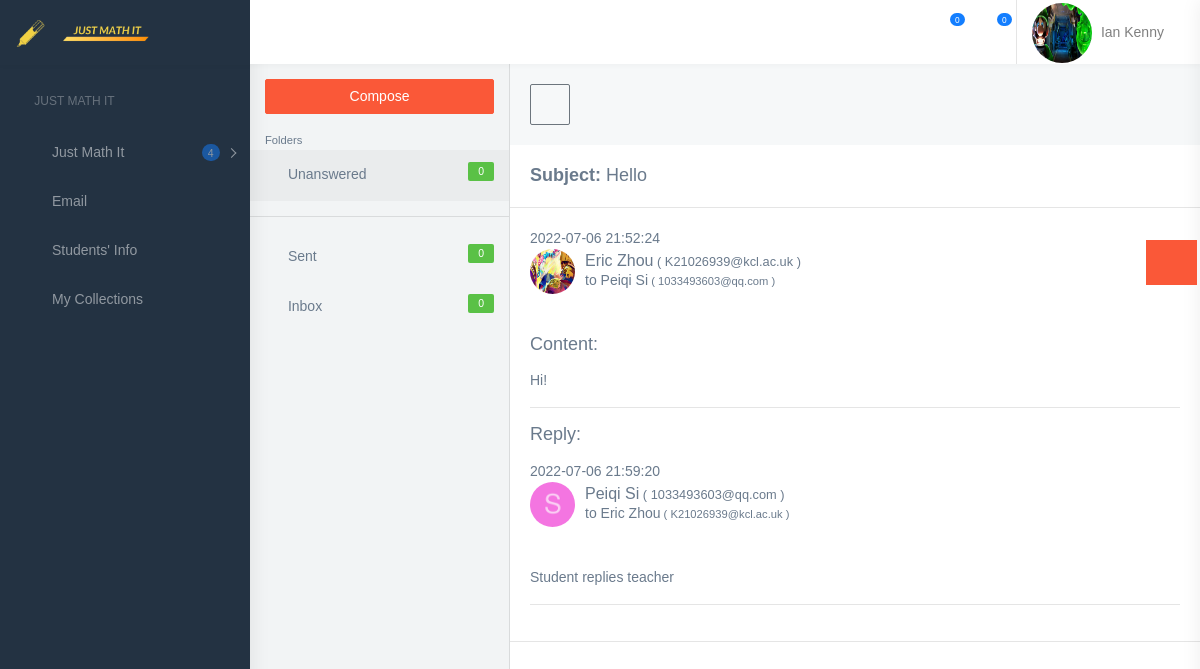
/email_detail/4 (signed in), run on the app's committed database.
### models.py (models this page shows)
class Teacher(db.Model):
    id = db.Column(db.Integer, primary_key=True)
    email = db.Column(db.String(128), index=True, unique=True)
    firstname = db.Column(db.String(128))
    lastname = db.Column(db.String(128))
    password = db.Column(db.String(128))
    phone = db.Column(db.String(128))
    school = db.Column(db.String(128))
    personal_message = db.Column(db.String(128))
    profile_photo = db.Column(db.String(128))
    badge_name = db.Column(db.String(128))
    coins = db.Column(db.Integer(), default=1000000)
    time_capsule1 = db.Column(db.Integer(), default=10)
    time_capsule2 = db.Column(db.Integer(), default=10)

class Email(db.Model):
    email_id = db.Column(db.Integer, primary_key=True)
    sender_id = db.Column(db.Integer)
    sender_type = db.Column(db.Integer)
    receiver_id = db.Column(db.Integer)
    receiver_type = db.Column(db.Integer)
    state = db.Column(db.Integer)
    subject = db.Column(db.String(128))
    content = db.Column(db.String(2560))
    reply_content = db.Column(db.String(2560))
    send_time = db.Column(db.String(128))
    reply_time = db.Column(db.String(128))
    sender_del = db.Column(db.Integer)
    receiver_del = db.Column(db.Integer)

class Student(db.Model):
    id = db.Column(db.Integer, primary_key=True)
    teacher_id = db.Column(db.Integer, db.ForeignKey('teacher.id'))
    email = db.Column(db.String(128), index=True, unique=True)
    firstname = db.Column(db.String(128))
    lastname = db.Column(db.String(128))
    dob = db.Column(db.String(128))
    password = db.Column(db.String(128))
    gender = db.Column(db.String(128))
    phone = db.Column(db.String(128))
    address = db.Column(db.String(128))
    school = db.Column(db.String(128))
    personal_message = db.Column(db.String(128))
    profile_photo = db.Column(db.String(128))
    badge_name = db.Column(db.String(128))
    coins = db.Column(db.Integer(), default=20)
    time_capsule1 = db.Column(db.Integer(), default=2)
    time_capsule2 = db.Column(db.Integer(), default=2)

### myproject.py (the view, shortened to what this page needs)
@app.route('/email_detail/<email_id>', methods=['GET', 'POST'])
def email_detail(email_id):
    from models import db
    email = session.get('EMAIL')
    name = session.get('NAME')
    if name:
        form = EmailReplyForm()
        session['NAME'] = name
        session['EMAIL'] = email
        student = Student.query.filter(Student.email == email).first()
        teacher = Teacher.query.filter(Teacher.email == email).first()
        me = ''
        if student:
            me = student
            occupation = 'Student'
            user_type = 1
        if teacher:
            me = teacher
            occupation = 'Teacher'
            user_type = 0
        me_i = open('static/images/icon/' + me.profile_photo + ".png", 'rb')
        me_img = me_i.read()
        me_img = base64.b64encode(me_img).decode('ascii')
        if me.badge_name:
            color = me.badge_name.split('_')[1]
            badge = base64.b64encode(open('static/images/badge/' + me.badge_name + ".png", 'rb').read()).decode(
                'ascii')
        else:
            color = None
            badge = None
        my_info = {
            'id': me.id,
            'email': email,
            'first_name': me.firstname,
            'last_name': me.lastname,
            'color': color,
            'badge_name': badge,
            'profile_pic': me_img,
            'user_type': user_type,
            'occupation': occupation
        }
        unanswered_list, inbox_list, sent_list = email_list(me.id, user_type)
        notifications = notification_list(me.id, user_type)
        email_ = Email.query.filter(Email.email_id == email_id).first()
        if email_.sender_type == 0:
            sender_info = Teacher.query.filter(Teacher.id == email_.sender_id).first()
            if email_.receiver_type == 1:
                receiver_info = Student.query.filter(Student.id == email_.receiver_id).first()
            else:
                receiver_info = Teacher.query.filter(Teacher.id == email_.receiver_id).first()
            email_info = {
                'sender_info': sender_info,
                'sender_img': base64.b64encode(
                    open('static/images/icon/' + sender_info.profile_photo + ".png", 'rb').read()).decode('ascii'),
                'receiver_info': receiver_info,
                'receiver_img': base64.b64encode(
                    open('static/images/icon/' + receiver_info.profile_photo + ".png", 'rb').read()).decode('ascii'),
                'email_info': email_
            }
    else:
        flash("Please sign in first")
        return redirect(url_for('signin'))
    return render_template('email_detail.html', user=my_info, skill_list=None,
                           topic_master=None, score_list=None, unit_score=None, email_info=email_info,
                           form=form,
                           unanswered_list=unanswered_list,
                           inbox_list=inbox_list, sent_list=sent_list, notifications=notifications
                           )

### myproject.py (called while the page is built, shortened)
@app.after_request
def add_header(r):
    r.headers["Cache-Control"] = "no-cache, no-store, must-revalidate"
    r.headers["Pragma"] = "no-cache"
    r.headers["Expires"] = "0"
    r.headers['Cache-Control'] = 'public, max-age=0'
    return r

def email_list(me_id, me_type):
    unanswered_list = []
    unanswered_emails = Email.query.filter(Email.receiver_id == me_id, Email.receiver_type == me_type,
                                Email.state == 0, Email.receiver_del == 0).all()
    inbox_list = []
    inbox_emails = Email.query.filter(Email.receiver_id == me_id, Email.receiver_type == me_type,
                                      Email.state == 1, Email.receiver_del == 0).all()
    inbox_emails = Email.query.filter(Email.sender_id == me_id, Email.sender_type == me_type,
                                      Email.state == 1, Email.sender_del == 0).all()
    sent_list = []
    sent_emails = Email.query.filter(Email.sender_id == me_id, Email.sender_type == me_type, Email.sender_del == 0).all()
    return unanswered_list, inbox_list, sent_list

def notification_list(me_id, me_type):
    notifications = []
    follow_list = Follow.query.filter(Follow.follower_id == me_id, Follow.follower_type == me_type).all()
    return notifications

### templates/email_detail.html (shortened to what this page needs)
{% extends "profile_base.html" %}
{% block mainContent %}
        <div class="page-wrapper">
            <div class="email-app">
                <div class="left-part">
                    <div class="scrollable" style="height:100%;">
                        <div class="p-15">
                            <a id="compose_mail" class="waves-effect waves-light btn btn-danger d-block" href="{{ url_for('compose_email') }}">Compose</a>
                        </div>
                        <ul class="list-group">
                            <li>
                                <small class="p-15 grey-text text-lighten-1 db">Folders</small>
                            </li>
                            <li class="list-group-item">
                                <a href="" class="active list-group-item-action"><i class="mdi mdi-inbox"></i> Unanswered <span class="label label-success float-right">{{ unanswered_list|length }}</span></a>
                            </li>
                            <li class="list-group-item">
                                <hr>
                            </li>
                            <li class="list-group-item">
                                <a href="{{ url_for('sent') }}" class="list-group-item-action"> <i class="mdi mdi-email"></i> Sent <span class="label label-success float-right">{{ sent_list|length }}</span></a>
                            </li>
                            <li class="list-group-item">
                                <a href="{{ url_for('inbox') }}" class="list-group-item-action"> <i class="mdi mdi-email"></i> Inbox <span class="label label-success float-right">{{ inbox_list|length }}</span> </a>
                            </li>
                        </ul>
                    </div>
                </div>
                <div class="right-part mail-details bg-white">
                    <div class="card-body bg-light">
                        <a type="button" href="{{ url_for('inbox') }}" class="btn btn-outline-secondary font-18 m-r-10"><i class="mdi mdi-arrow-left"></i></a>
                    </div>
                    <div class="card-body border-bottom">
                        <h4 class="m-b-0"><b>Subject: </b>{{ email_info.email_info.subject }}</h4>
                    </div>
                    <div class="card-body border-bottom">
                        <div>{{ email_info.email_info.send_time }}</div>
                        <div class="d-flex no-block align-items-center m-b-40">
                            <div class="m-r-10"><img alt="user" class="rounded-circle" width="45" height="45"></div>
                            <div class="">
                                <h5 class="m-b-0 font-16 font-medium">{{ email_info.sender_info.firstname }} {{ email_info.sender_info.lastname }}<small> ( {{ email_info.sender_info.email }} )</small></h5><span>to {{ email_info.receiver_info.firstname }} {{ email_info.receiver_info.lastname }}<small> ( {{ email_info.receiver_info.email }} )</small></span>
                            </div>
                        </div>
                        <h4 class="m-b-15">Content:</h4>
                        <p>{{ email_info.email_info.content }}</p>
                        <hr>
                        {% if email_info.email_info.reply_content %}
                            <h4 class="m-b-15">Reply:</h4>
                            <div>{{ email_info.email_info.reply_time }}</div>
                            <div class="d-flex no-block align-items-center m-b-40">
                               <div class="m-r-10"><img alt="user" class="rounded-circle" width="45" height="45"></div>
                                <div>
                                    <h5 class="m-b-0 font-16 font-medium">{{ email_info.receiver_info.firstname }} {{ email_info.receiver_info.lastname }}<small> ( {{ email_info.receiver_info.email }} )</small></h5><span>to {{ email_info.sender_info.firstname }} {{ email_info.sender_info.lastname }}<small> ( {{ email_info.sender_info.email }} )</small></span>
                                </div>
                            </div>
                            <p>{{ email_info.email_info.reply_content }}</p>
                            <hr>
                        {% endif %}
                    </div>
                </div>
            </div>
        </div>
{% endblock %}

### templates/profile_base.html (shortened to what this page needs)
<!DOCTYPE html>
<html dir="ltr" lang="en">
<head>
    <link href="{{ url_for('static',filename='profile/css/style.min.css') }}" rel="stylesheet">
    <link href="{{ url_for('static',filename='profile/css/dataTables.bootstrap4.css') }}" rel="stylesheet">
</head>
<body>
    <div id="main-wrapper">
        <header class="topbar">
            <nav class="navbar top-navbar navbar-expand-md navbar-dark">
                <div class="navbar-header">
                    <div class="navbar-brand">
                        <a href="{{ url_for('index') }}" class="logo">
                            <b class="logo-icon">
                                <img src="{{ url_for('static',filename='images/logo-without-bg.png') }}" alt="homepage" class="light-logo" width="20%"/>
                            </b>
                            <span class="logo-text">
                                <img src="{{ url_for('static',filename='images/logo-text.png') }}" class="light-logo" alt="homepage" width="40%"/>
                            </span>
                        </a>
                        <a class="sidebartoggler d-none d-md-block" href="javascript:void(0)" data-sidebartype="mini-sidebar">
                            <i class="mdi mdi-toggle-switch mdi-toggle-switch-off font-20"></i>
                        </a>
                    </div>
                </div>
                <div class="navbar-collapse collapse" id="navbarSupportedContent">
                    <ul class="navbar-nav float-right">
                        <li class="nav-item dropdown">
                            <a class="nav-link dropdown-toggle waves-effect waves-dark" href="" id="2" data-toggle="dropdown" aria-haspopup="true" aria-expanded="false">
                                <i class="font-22 mdi mdi-email-outline"></i>
                                <span class="badge badge-pill badge-info noti">{{ unanswered_list|length }}</span>
                            </a>
                        </li>
                        <li class="nav-item dropdown border-right">
                            <a class="nav-link dropdown-toggle waves-effect waves-dark" href="" data-toggle="dropdown" aria-haspopup="true" aria-expanded="false">
                                <i class="mdi mdi-bell-outline font-22"></i>
                                <span class="badge badge-pill badge-info noti">{{ notifications|length }}</span>
                            </a>
                        </li>
                        <li class="nav-item dropdown">
                            <a class="nav-link dropdown-toggle waves-effect waves-dark pro-pic" href="" data-toggle="dropdown" aria-haspopup="true" aria-expanded="false">
                                {% if user.badge_name %}
                                <div class="item">
                                    <img class="left-notify-badge" width="35px"/>
                                    <img alt="user" class="rounded-circle" width="60" height="60">
                                </div>
                                {% else %}
                                <img alt="user" class="rounded-circle" width="60" height="60">
                                {% endif %}
                                <span class="m-l-5 font-medium d-none d-sm-inline-block">{{ user.first_name }} {{ user.last_name }}<i class="mdi mdi-chevron-down"></i></span>
                            </a>
                        </li>
                    </ul>
                </div>
            </nav>
        </header>
        <aside class="left-sidebar">
            <div class="scroll-sidebar">
                <nav class="sidebar-nav">
                    <ul id="sidebarnav">
                        <li class="nav-small-cap">
                            <i class="mdi mdi-dots-horizontal"></i>
                            <span class="hide-menu">Just Math It</span>
                        </li>
                        <li class="sidebar-item">
                            <a class="sidebar-link has-arrow waves-effect waves-dark" href="javascript:void(0)" aria-expanded="false">
                                <i class="mdi mdi-information-outline"></i>
                                <span class="hide-menu">Just Math It</span>
                                <span class="badge badge-pill badge-info ml-auto m-r-15">4</span>
                            </a>
                        </li>
                        <li class="sidebar-item">
                            <a class="sidebar-link waves-effect waves-dark" href="{{ url_for('compose_email') }}" aria-expanded="false">
                                <i class="mdi mdi-email-open-outline"></i>
                                <span class="hide-menu">Email</span>
                            </a>
                        </li>
                        {% if user.occupation == 'Teacher' %}
                        <li class="sidebar-item">
                            <a class="sidebar-link waves-effect waves-dark" href="{{ url_for('student_information') }}" aria-expanded="false">
                                <i class="fa fa-address-book"></i>
                                <span class="hide-menu">Students' Info</span>
                            </a>
                        </li>
                        {% endif %}
                        <li class="sidebar-item">
                            <a class="sidebar-link waves-effect waves-dark" href="{{ url_for('profile_collections') }}" aria-expanded="false">
                                <i class="mdi mdi-account-star-variant"></i>
                                <span class="hide-menu">My Collections</span>
                            </a>
                        </li>
                    </ul>
                </nav>
            </div>
        </aside>
    {% block mainContent %}{% endblock %}
    </div>
     <aside class="customizer">
        <a href="javascript:void(0)" class="service-panel-toggle"><i class="fa fa-spin fa-cog"></i></a>
        </aside>
</body>
</html>

### data on the page
Teacher: first_name "Ian", last_name "Kenny"
Email: email_info.subject "Hello", email_info.send_time "2022-07-06 21:52:24", email_info.content "Hi!", email_info.reply_time "2022-07-06 21:59:20", email_info.reply_content "Student replies teacher"
Teacher: sender_info.firstname "Eric", sender_info.lastname "Zhou", sender_info.email "K21026939@kcl.ac.uk"
Student: receiver_info.firstname "Peiqi", receiver_info.lastname "Si", receiver_info.email "1033493603@qq.com"

### other printed values
{{ unanswered_list|length }} "0"
{{ notifications|length }} "0"
{{ sent_list|length }} "0"
{{ inbox_list|length }} "0"
